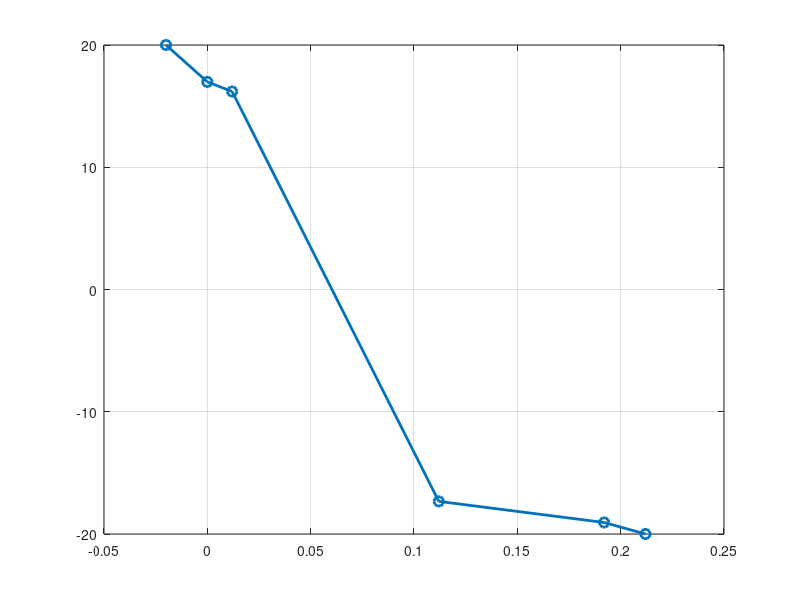

The MATLAB script that drew this image: (Note: this script raises an error after producing the figure.)
%% Lämpötilajakauma seinän läpi
% Seinärakenteiden paksuudet [m]
L1 = 0.012;   % Kipsilevy
L2 = 0.100;   % Kivivilla
L3 = 0.080;   % Tiili

% x-koordinaatit
x0 = 0;
x1 = L1;
x2 = L1 + L2;
x3 = L1 + L2 + L3;

% Lämpötilat [°C]
T_sisailma = 20;
T_sisaseina = 16.98247784;
T1 = 16.19529814426087;
T2 = -17.33272593351691;
T_ulko_seina = -19.057024325;
T_ulkoilma = -20;

% Kaikki pisteet kuvaajaa varten
x = [-0.02 x0 x1 x2 x3 x3+0.02];
T = [T_sisailma T_sisaseina T1 T2 T_ulko_seina T_ulkoilma];

% Piirretään lämpötilajakauma
figure;
plot(x, T, '-o', 'LineWidth', 2, 'MarkerSize', 7);
grid on;
hold on;

% Seinän rajat
xline(x0, '--', 'Seinän sisäpinta', ...
    'LabelVerticalAlignment', 'middle', ...
    'LabelHorizontalAlignment', 'left');
xline(x3, '--', 'Seinän ulkopinta', ...
    'LabelVerticalAlignment', 'middle', ...
    'LabelHorizontalAlignment', 'left');

% Materiaalien rajapinnat
xline(x1, ':', 'Kipsilevy | Kivivilla');
xline(x2, ':', 'Kivivilla | Tiili');

% Materiaalien nimet
text(L1/2, 2, 'Kipsilevy', ...
    'HorizontalAlignment', 'center');
text(L1 + L2/2, 2, 'Kivivilla', ...
    'HorizontalAlignment', 'center');
text(L1 + L2 + L3/2, 2, 'Tiili', ...
    'HorizontalAlignment', 'center');

% Akseleiden nimet
xlabel('Etäisyys seinän läpi x [m]');
ylabel('Lämpötila [°C]');

% Otsikko
title('Lämpötilajakauma seinän läpi');

% X-akselin rajat
xlim([-0.025 x3+0.025]);
hold off;
